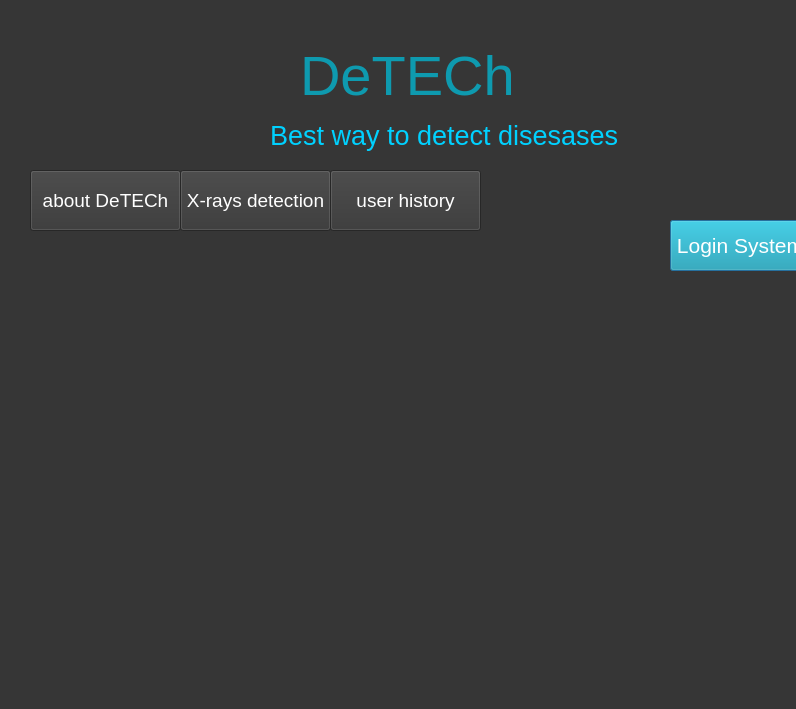
<?xml version="1.0" encoding="UTF-8"?>
<ui version="4.0">
 <class>Dialog</class>
 <widget class="QDialog" name="Dialog">
  <property name="geometry">
   <rect>
    <x>0</x>
    <y>0</y>
    <width>796</width>
    <height>709</height>
   </rect>
  </property>
  <property name="windowTitle">
   <string>Dialog</string>
  </property>
  <property name="styleSheet">
   <string notr="true">background-color: rgb(54, 54, 54);</string>
  </property>
  <widget class="QPushButton" name="pushButton">
   <property name="geometry">
    <rect>
     <x>670</x>
     <y>220</y>
     <width>141</width>
     <height>51</height>
    </rect>
   </property>
   <property name="styleSheet">
    <string notr="true">background-color: rgb(14, 154, 175);
color: rgb(255,255,255);
font-size: 16pt
</string>
   </property>
   <property name="text">
    <string>Login System</string>
   </property>
  </widget>
  <widget class="QLabel" name="label_4">
   <property name="geometry">
    <rect>
     <x>20</x>
     <y>280</y>
     <width>451</width>
     <height>421</height>
    </rect>
   </property>
   <property name="text">
    <string/>
   </property>
   <property name="pixmap">
    <pixmap>xray1.png</pixmap>
   </property>
  </widget>
  <widget class="QLabel" name="label_2">
   <property name="geometry">
    <rect>
     <x>300</x>
     <y>20</y>
     <width>211</width>
     <height>111</height>
    </rect>
   </property>
   <property name="styleSheet">
    <string notr="true">color: rgb(14, 154, 175);
font-size: 42pt </string>
   </property>
   <property name="text">
    <string>DeTECh</string>
   </property>
  </widget>
  <widget class="QLabel" name="label_6">
   <property name="geometry">
    <rect>
     <x>270</x>
     <y>120</y>
     <width>351</width>
     <height>31</height>
    </rect>
   </property>
   <property name="styleSheet">
    <string notr="true">color: rgb(0, 209, 255);
font-size: 20pt 
</string>
   </property>
   <property name="text">
    <string>Best way to detect disesases</string>
   </property>
  </widget>
  <widget class="QLabel" name="label_7">
   <property name="geometry">
    <rect>
     <x>470</x>
     <y>300</y>
     <width>311</width>
     <height>291</height>
    </rect>
   </property>
   <property name="text">
    <string/>
   </property>
   <property name="pixmap">
    <pixmap>pic2.png</pixmap>
   </property>
  </widget>
  <widget class="QLabel" name="label_12">
   <property name="geometry">
    <rect>
     <x>660</x>
     <y>130</y>
     <width>141</width>
     <height>91</height>
    </rect>
   </property>
   <property name="text">
    <string/>
   </property>
   <property name="pixmap">
    <pixmap>books3.png</pixmap>
   </property>
  </widget>
  <widget class="QPushButton" name="pushButton_5">
   <property name="geometry">
    <rect>
     <x>330</x>
     <y>170</y>
     <width>151</width>
     <height>61</height>
    </rect>
   </property>
   <property name="styleSheet">
    <string notr="true">background-color: rgb(54, 54, 54);
color: rgb(255,255,255);
font-size: 14pt
</string>
   </property>
   <property name="text">
    <string>user history</string>
   </property>
   <property name="default">
    <bool>false</bool>
   </property>
   <property name="flat">
    <bool>false</bool>
   </property>
  </widget>
  <widget class="QPushButton" name="pushButton_6">
   <property name="geometry">
    <rect>
     <x>30</x>
     <y>170</y>
     <width>151</width>
     <height>61</height>
    </rect>
   </property>
   <property name="styleSheet">
    <string notr="true">background-color: rgb(54, 54, 54);
color: rgb(255,255,255);
font-size: 14pt
</string>
   </property>
   <property name="text">
    <string>about DeTECh</string>
   </property>
   <property name="default">
    <bool>false</bool>
   </property>
   <property name="flat">
    <bool>false</bool>
   </property>
  </widget>
  <widget class="QPushButton" name="pushButton_7">
   <property name="geometry">
    <rect>
     <x>180</x>
     <y>170</y>
     <width>151</width>
     <height>61</height>
    </rect>
   </property>
   <property name="styleSheet">
    <string notr="true">background-color: rgb(54, 54, 54);
color: rgb(255,255,255);
font-size: 14pt
</string>
   </property>
   <property name="text">
    <string>X-rays detection</string>
   </property>
   <property name="default">
    <bool>false</bool>
   </property>
   <property name="flat">
    <bool>false</bool>
   </property>
  </widget>
  <widget class="QLabel" name="label">
   <property name="geometry">
    <rect>
     <x>520</x>
     <y>30</y>
     <width>91</width>
     <height>91</height>
    </rect>
   </property>
   <property name="text">
    <string/>
   </property>
   <property name="pixmap">
    <pixmap>logo1.png</pixmap>
   </property>
  </widget>
  <zorder>label_2</zorder>
  <zorder>label_6</zorder>
  <zorder>label_4</zorder>
  <zorder>label_12</zorder>
  <zorder>pushButton</zorder>
  <zorder>pushButton_5</zorder>
  <zorder>pushButton_6</zorder>
  <zorder>pushButton_7</zorder>
  <zorder>label_7</zorder>
  <zorder>label</zorder>
 </widget>
 <resources/>
 <connections/>
</ui>
